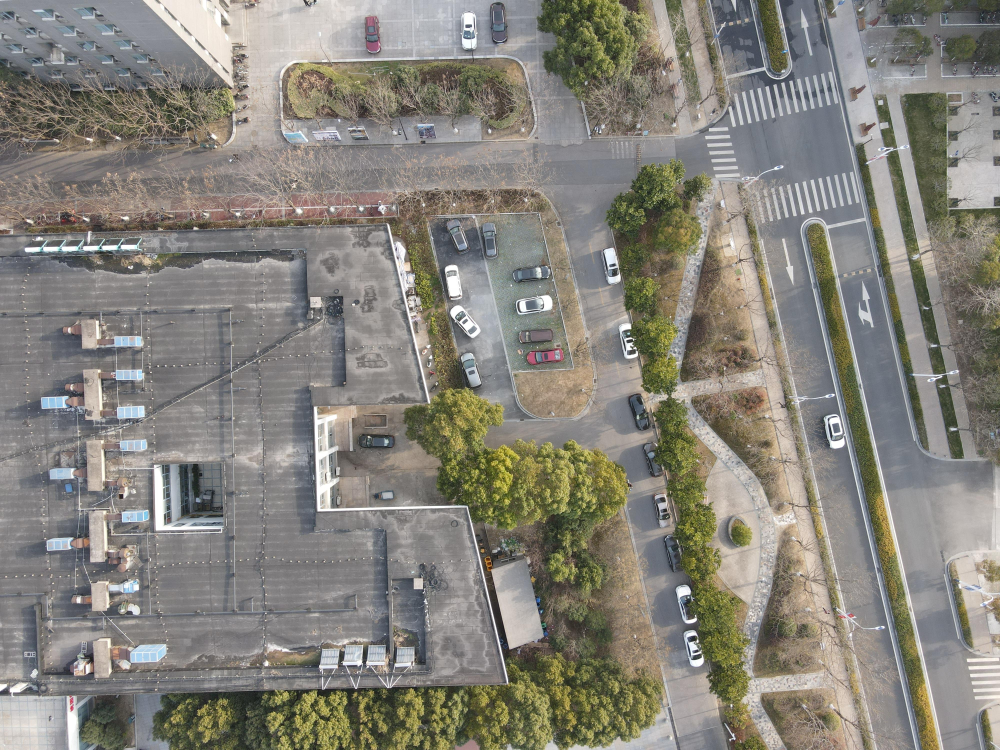
#> input picture data/0.jpg, 4000 x 3000 px (shown at 1/4 size)
$ python -i stitchingv3.py   (imports and definitions only)
#> lines starting #> are read from the running program, lines starting #| are printed output that depends on the picture; after the words box and inside, x2 and y2 are one past the last pixel; in counts of white or black regions, pixels touching at a corner belong together
#> further down, picture is the input picture: shape (3000, 4000, 3); mean B, G, R 122.8, 131.2, 134
import cv2
import numpy as np
import matplotlib.pyplot as plt
from collections import defaultdict


# [165 lines left out: functions gaussian_pyramid, laplacian_pyramid, blend_pyramids, reconstruct_from_laplacian, multiband_blend, merge_multiband and 2 more, not called in this run]

def crop_valid_region(image):
    gray = cv2.cvtColor(image, cv2.COLOR_BGR2GRAY)
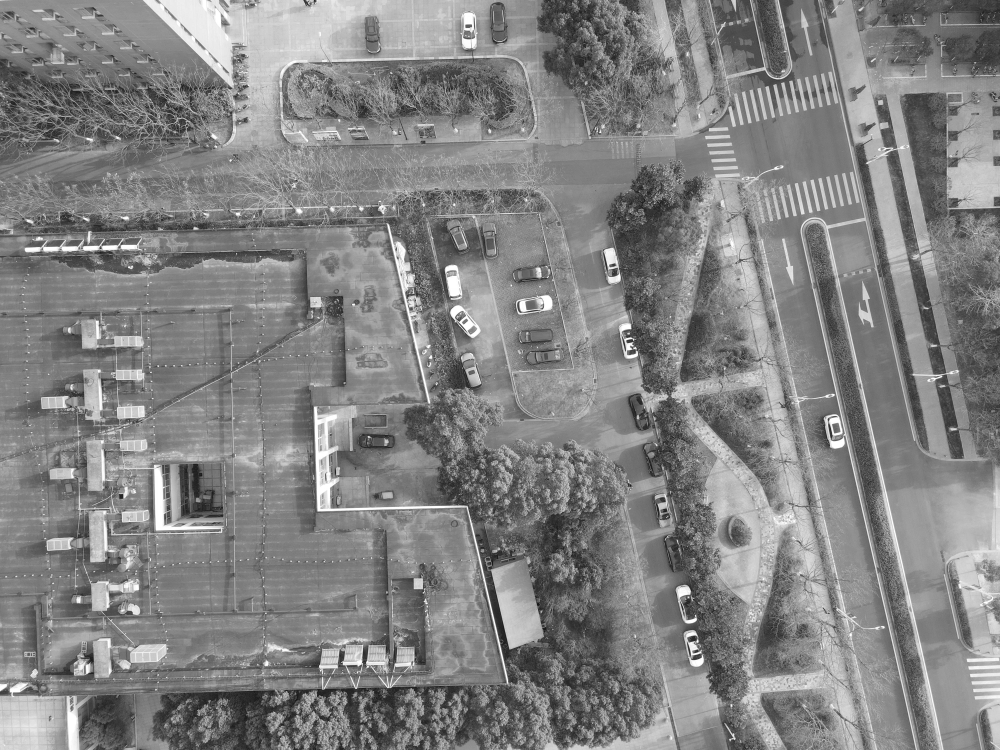
#> gray: shape (3000, 4000) (shown at 1/4 size); min 0, max 255, mean 131.1
    _, mask = cv2.threshold(gray, 1, 255, cv2.THRESH_BINARY)
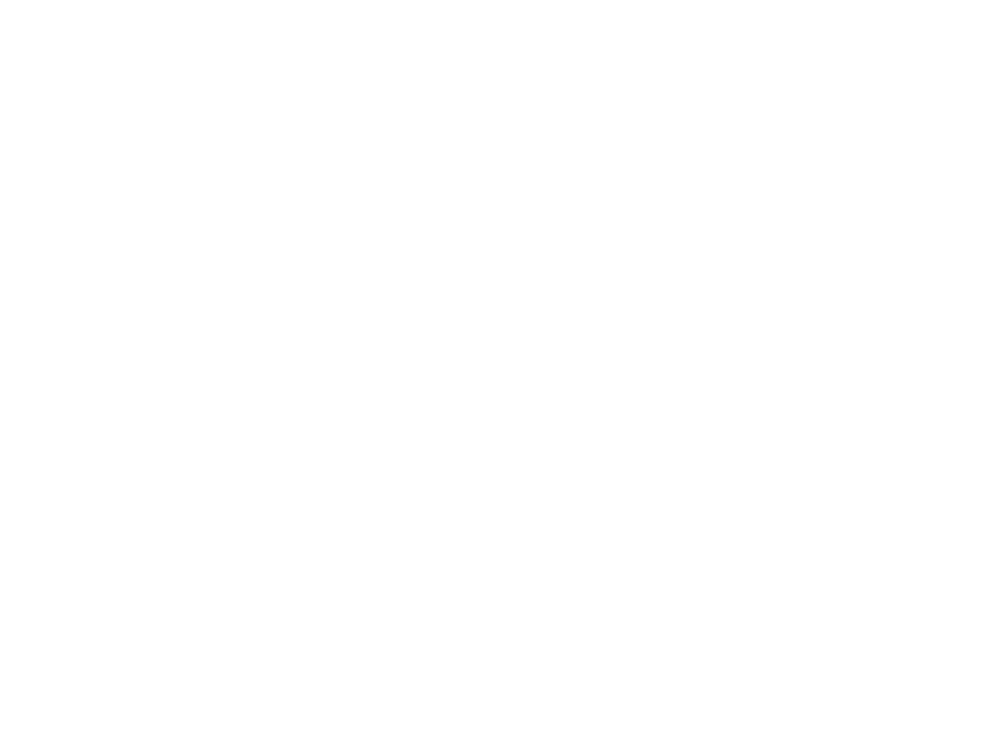
#> mask: shape (3000, 4000) (shown at 1/4 size); 100% white; black in thin lines or dots, all inside (x1, y1, x2, y2) = (701, 342, 730, 508)
    coords = cv2.findNonZero(mask)
#> coords = contour of 11999997 points, box (x1, y1, x2, y2) (0, 0, 4000, 3000), area 0
    x, y, w, h = cv2.boundingRect(coords)
#> x = 0; y = 0; w = 4000; h = 3000
    return image[y:y+h, x:x+w]

# [9 lines of commented-out code are left out]


# [51 lines left out: functions find_best_matching_patch, merge, not called in this run]


class Stitch:
    # [131 lines left out: functions __init__, compute_homography_from_best_roi, stitching, not called in this run]


>>> import cv2
>>> picture = cv2.imread('data/0.jpg')
>>> result = crop_valid_region(picture)

$ run again, on data/1.jpg
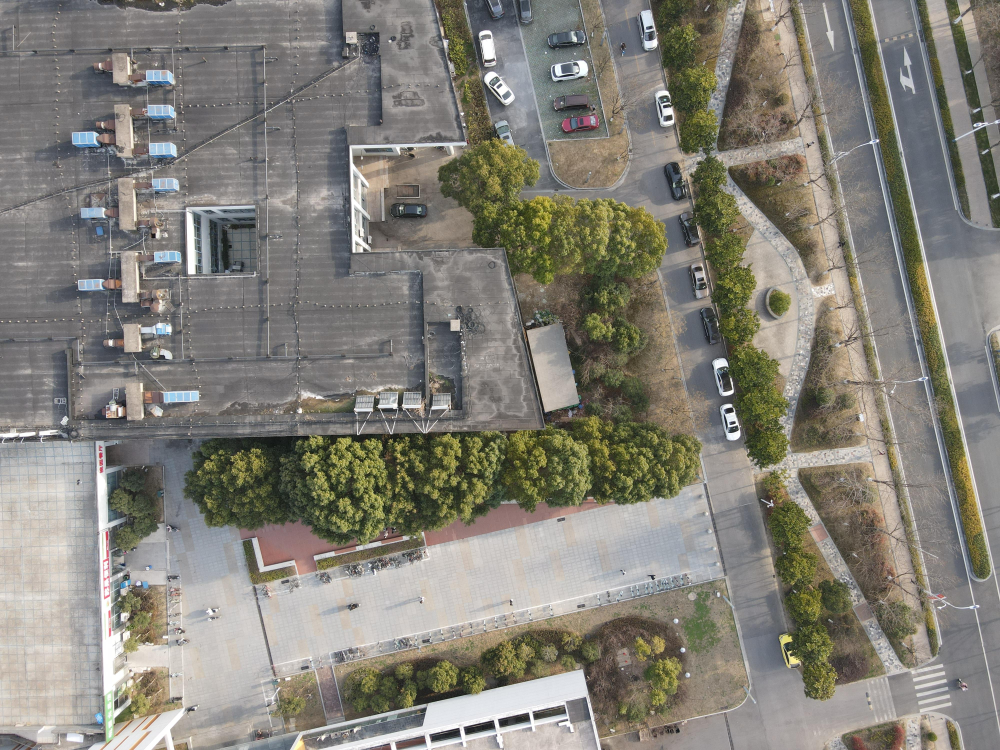
#> input picture data/1.jpg, 4000 x 3000 px (shown at 1/4 size)
#> picture is the input picture: shape (3000, 4000, 3); mean B, G, R 119.9, 128.7, 131.4
#> in crop_valid_region, `gray = cv2.cvtColor(image, cv2.COLOR_BGR2GRAY)`:
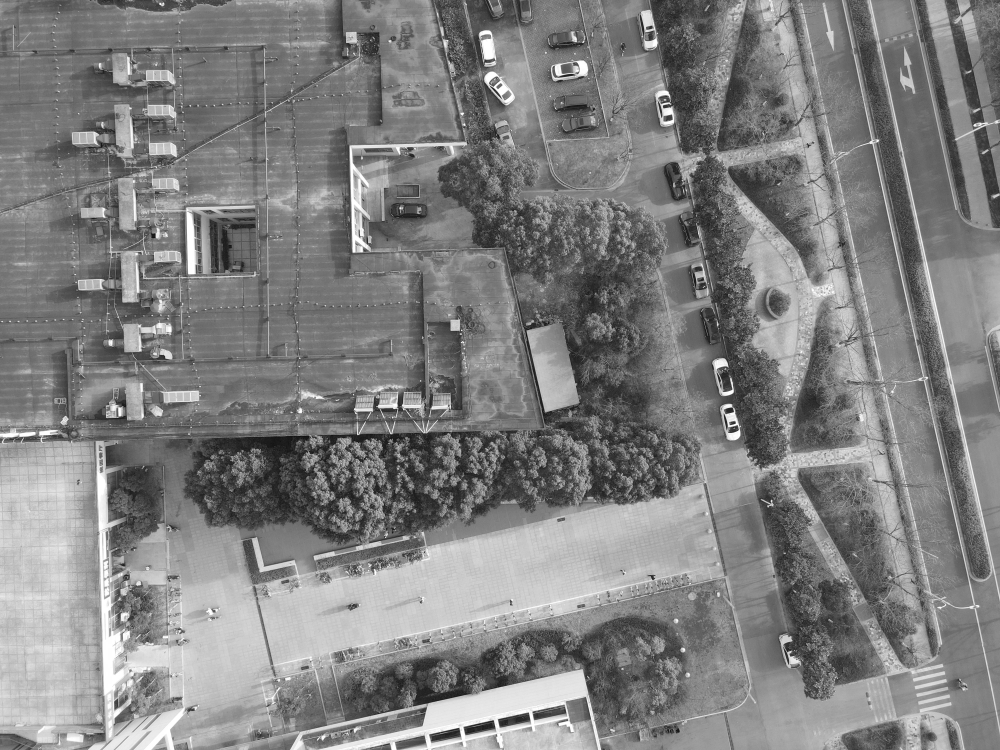
#> gray: shape (3000, 4000) (shown at 1/4 size); min 0, max 255, mean 128.5
#> mask: shape (3000, 4000); 100% white; black in thin lines or dots, all inside (x1, y1, x2, y2) = (611, 491, 3364, 2925)
#> coords = contour of 11999973 points, box (x1, y1, x2, y2) (0, 0, 4000, 3000), area 0
#> x = 0; w = 4000; h = 3000

$ run again, on data/101.jpg
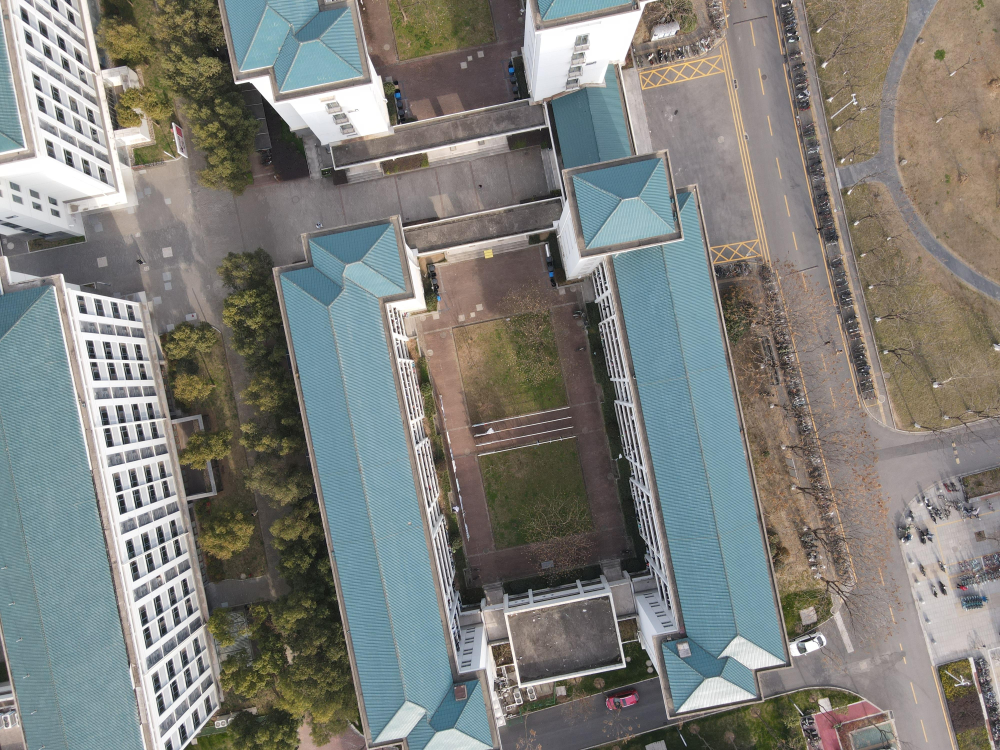
#> input picture data/101.jpg, 4000 x 3000 px (shown at 1/4 size)
#> picture is the input picture: shape (3000, 4000, 3); mean B, G, R 123.4, 127.9, 127.2
#> in crop_valid_region, `gray = cv2.cvtColor(image, cv2.COLOR_BGR2GRAY)`:
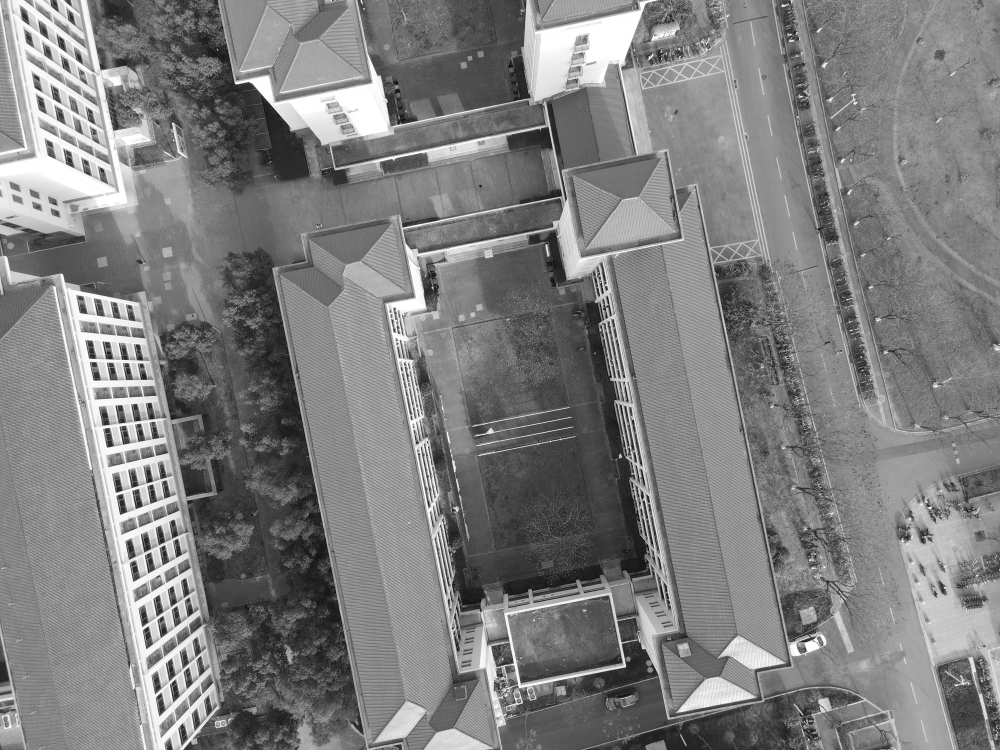
#> gray: shape (3000, 4000) (shown at 1/4 size); min 0, max 255, mean 127.2
#> mask: shape (3000, 4000); 100% white; black in thin lines or dots, all inside (x1, y1, x2, y2) = (1010, 209, 3285, 2550)
#> coords = contour of 11999755 points, box (x1, y1, x2, y2) (0, 0, 4000, 3000), area 0
#> x = 0; w = 4000; h = 3000

$ run again, on data/104.jpg
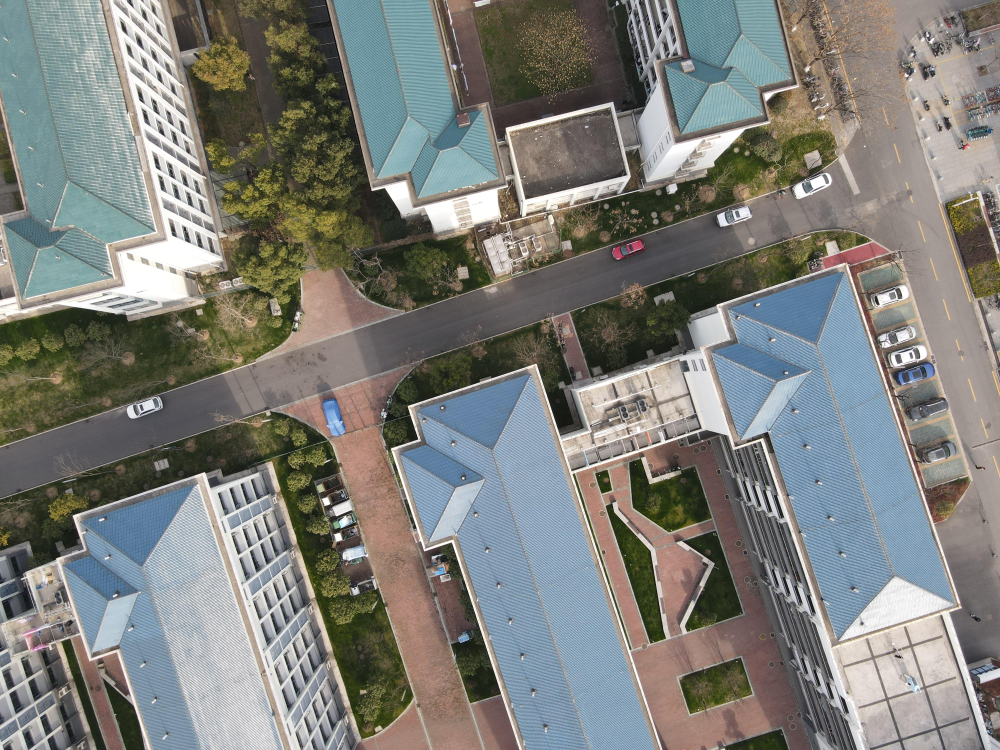
#> input picture data/104.jpg, 4000 x 3000 px (shown at 1/4 size)
#> picture is the input picture: shape (3000, 4000, 3); mean B, G, R 122.1, 126.8, 125.6
#> in crop_valid_region, `gray = cv2.cvtColor(image, cv2.COLOR_BGR2GRAY)`:
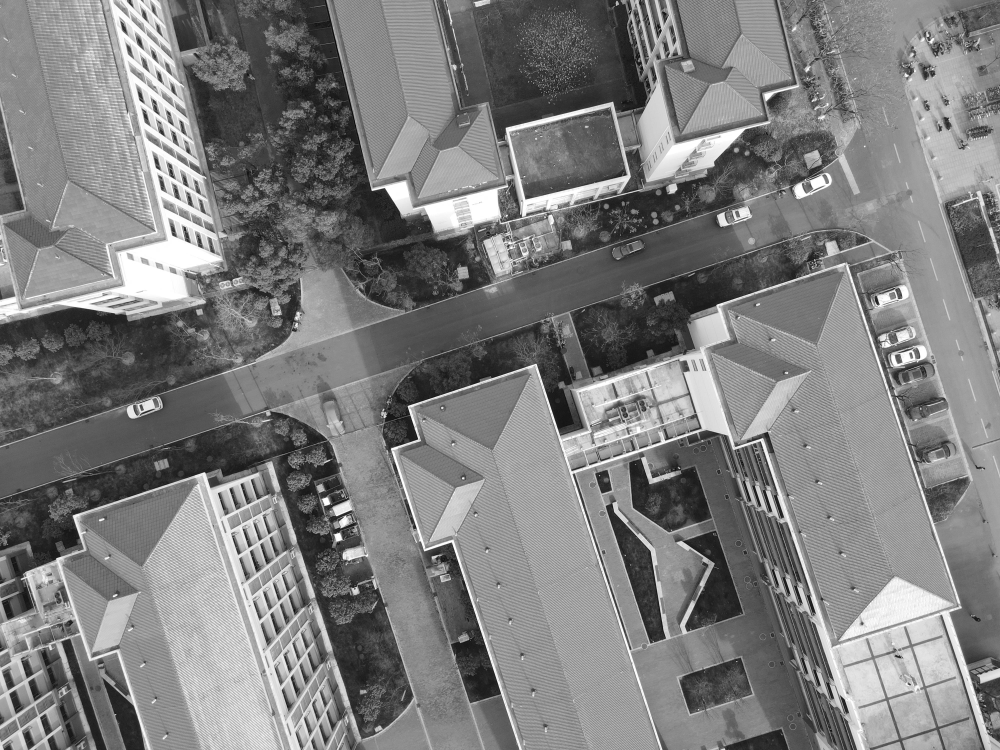
#> gray: shape (3000, 4000) (shown at 1/4 size); min 0, max 255, mean 125.9
#> mask: shape (3000, 4000); 100% white; black in thin lines or dots, all inside (x1, y1, x2, y2) = (1028, 0, 3321, 2750)
#> coords = contour of 11999711 points, box (x1, y1, x2, y2) (0, 0, 4000, 3000), area 0
#> x = 0; w = 4000; h = 3000
